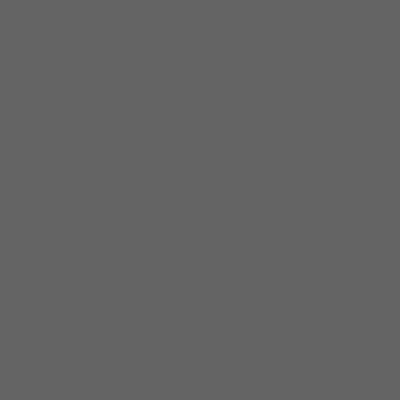
Frame 1 (no input)
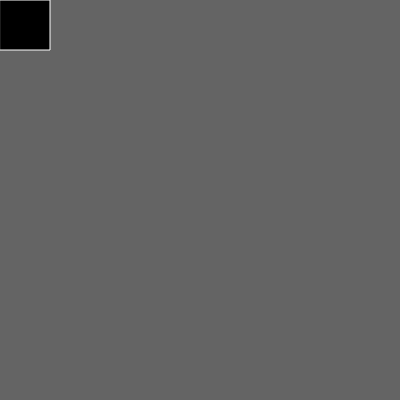
Frame 60 (no input)
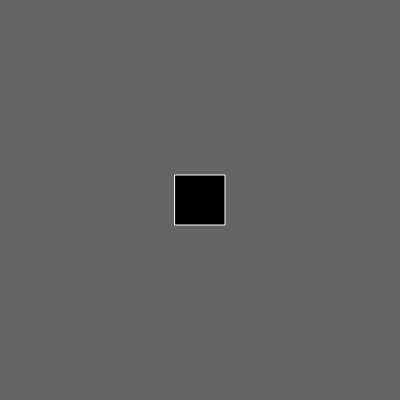
Frame 120 (the mouse pressed at the canvas centre since frame 60)

The p5.js sketch that drew these frames (run headless with seeded random() and noise() and a simulated clock; from frame 60 on, the mouse is pressed at the canvas centre):

// p5.js sketch
// ── sketch.js
let sX;
let sY;

function setup () {
    createCanvas(400, 400);
}

function draw() {
    background(100);
    fill(0);
    rectMode(CENTER);
    stroke(255);
    square(sX, sY, 50)
    if (mouseX > 25) {
        sX = mouseX
    } else {
        sX = 25
    }
    if (mouseX > width - 25) {
        sX = width - 25
    }
    if (mouseY > 25) {
        sY = mouseY
    } else {
        sY = 25
    }
    if (mouseY > height - 25) {
        sY = height - 25
    }
}
